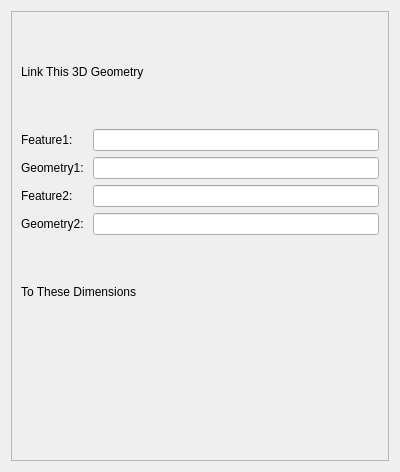
<?xml version="1.0" encoding="UTF-8"?>
<ui version="4.0">
 <class>TechDrawGui::TaskLinkDim</class>
 <widget class="QWidget" name="TechDrawGui::TaskLinkDim">
  <property name="geometry">
   <rect>
    <x>0</x>
    <y>0</y>
    <width>400</width>
    <height>472</height>
   </rect>
  </property>
  <property name="sizePolicy">
   <sizepolicy hsizetype="Fixed" vsizetype="Expanding">
    <horstretch>0</horstretch>
    <verstretch>0</verstretch>
   </sizepolicy>
  </property>
  <property name="minimumSize">
   <size>
    <width>250</width>
    <height>0</height>
   </size>
  </property>
  <property name="windowTitle">
   <string>Link Dimension</string>
  </property>
  <layout class="QVBoxLayout" name="verticalLayout_2">
   <item>
    <widget class="QFrame" name="frame">
     <property name="sizePolicy">
      <sizepolicy hsizetype="Expanding" vsizetype="Expanding">
       <horstretch>0</horstretch>
       <verstretch>0</verstretch>
      </sizepolicy>
     </property>
     <property name="frameShape">
      <enum>QFrame::StyledPanel</enum>
     </property>
     <property name="frameShadow">
      <enum>QFrame::Raised</enum>
     </property>
     <layout class="QVBoxLayout" name="verticalLayout_3">
      <item>
       <layout class="QVBoxLayout" name="verticalLayout">
        <item>
         <layout class="QHBoxLayout" name="horizontalLayout_3">
          <property name="sizeConstraint">
           <enum>QLayout::SetDefaultConstraint</enum>
          </property>
          <item>
           <widget class="QLabel" name="lblLinkThis">
            <property name="text">
             <string>Link This 3D Geometry</string>
            </property>
           </widget>
          </item>
         </layout>
        </item>
        <item>
         <layout class="QHBoxLayout" name="horizontalLayout">
          <item>
           <layout class="QGridLayout" name="gridLayout">
            <item row="3" column="1">
             <widget class="QLineEdit" name="leGeometry2">
              <property name="focusPolicy">
               <enum>Qt::NoFocus</enum>
              </property>
              <property name="styleSheet">
               <string notr="true">color: rgb(120, 120, 120);</string>
              </property>
              <property name="readOnly">
               <bool>true</bool>
              </property>
             </widget>
            </item>
            <item row="2" column="0">
             <widget class="QLabel" name="lblGeometry">
              <property name="text">
               <string>Feature2:</string>
              </property>
             </widget>
            </item>
            <item row="2" column="1">
             <widget class="QLineEdit" name="leFeature2">
              <property name="focusPolicy">
               <enum>Qt::NoFocus</enum>
              </property>
              <property name="styleSheet">
               <string notr="true">color: rgb(120, 120, 120);</string>
              </property>
              <property name="readOnly">
               <bool>true</bool>
              </property>
             </widget>
            </item>
            <item row="0" column="1">
             <widget class="QLineEdit" name="leFeature1">
              <property name="focusPolicy">
               <enum>Qt::NoFocus</enum>
              </property>
              <property name="styleSheet">
               <string notr="true">color: rgb(120, 120, 120);</string>
              </property>
              <property name="readOnly">
               <bool>true</bool>
              </property>
             </widget>
            </item>
            <item row="0" column="0">
             <widget class="QLabel" name="lblFeature">
              <property name="text">
               <string>Feature1:</string>
              </property>
             </widget>
            </item>
            <item row="1" column="1">
             <widget class="QLineEdit" name="leGeometry1">
              <property name="focusPolicy">
               <enum>Qt::NoFocus</enum>
              </property>
              <property name="styleSheet">
               <string notr="true">color: rgb(120, 120, 120);</string>
              </property>
              <property name="readOnly">
               <bool>true</bool>
              </property>
             </widget>
            </item>
            <item row="1" column="0">
             <widget class="QLabel" name="label">
              <property name="text">
               <string>Geometry1:</string>
              </property>
             </widget>
            </item>
            <item row="3" column="0">
             <widget class="QLabel" name="label_2">
              <property name="text">
               <string>Geometry2: </string>
              </property>
             </widget>
            </item>
           </layout>
          </item>
         </layout>
        </item>
        <item>
         <layout class="QVBoxLayout" name="verticalLayout_4">
          <item>
           <widget class="QLabel" name="lblToThese">
            <property name="text">
             <string>To These Dimensions</string>
            </property>
           </widget>
          </item>
         </layout>
        </item>
        <item>
         <layout class="QHBoxLayout" name="horizontalLayout_2">
          <item>
           <widget class="Gui::ActionSelector" name="selector"/>
          </item>
         </layout>
        </item>
       </layout>
      </item>
     </layout>
    </widget>
   </item>
  </layout>
 </widget>
 <customwidgets>
  <customwidget>
   <class>Gui::ActionSelector</class>
   <extends>QWidget</extends>
   <header>Gui/Widgets.h</header>
  </customwidget>
 </customwidgets>
 <resources/>
 <connections/>
</ui>
